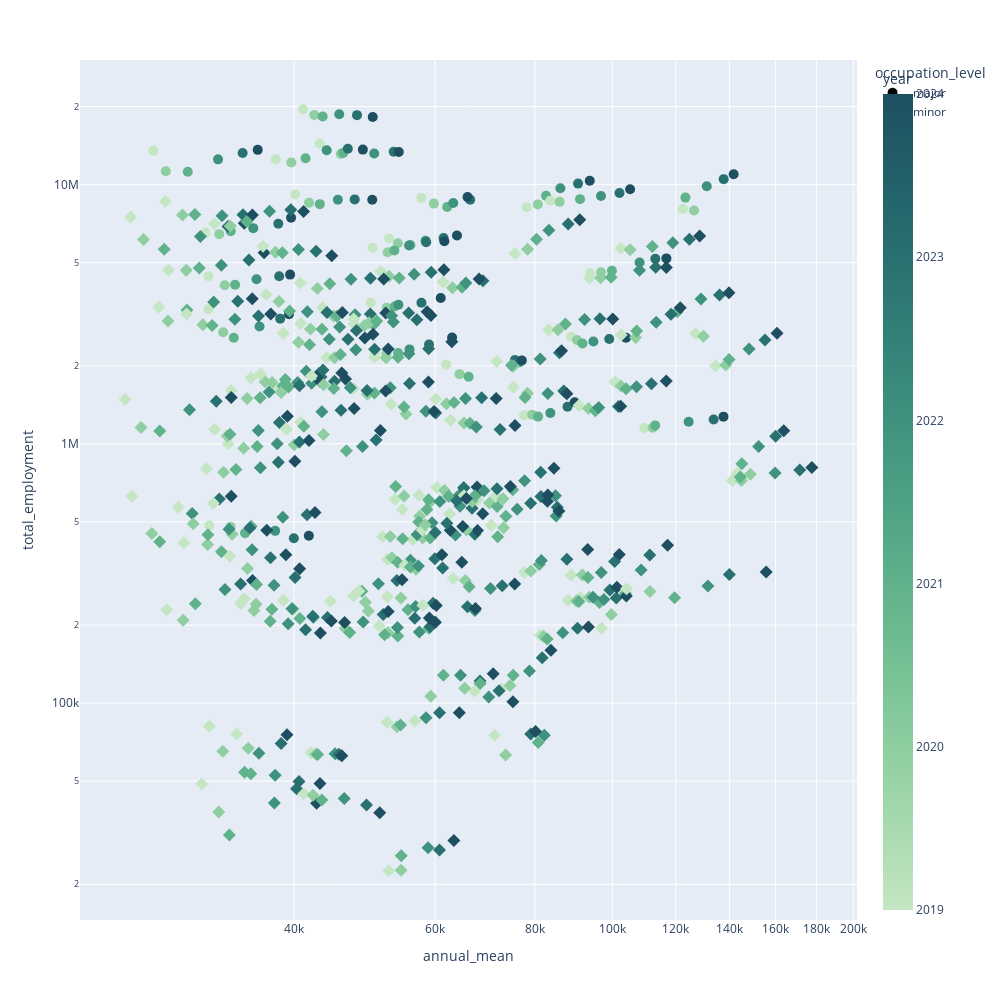

Here is the notebook cell this chart was saved with:
### Code cell
fig = px.scatter(
    df_aux, 
    x="annual_mean", 
    y="total_employment", 
    log_x=True, 
    log_y=True,
    symbol="occupation_level",
    color="year",
    color_continuous_scale="blugrn",
    hover_data="occupation_title",
    width=1000, 
    height=1000
)

fig.update_traces(marker=dict(size=10))
fig

### Figure 1 — Plotly figure (JSON) as saved in the notebook; plotly's stock layout.template omitted (floating-point values rounded to 4 significant figures; data arrays with more than 128 entries replaced by an {"elided": "..."} marker saying what was removed)
{"data": [{"customdata": {"elided": "132x1 str values"}, "hovertemplate": "occupation_level=major<br>annual_mean=%{x}<br>total_employment=%{y}<br>occupation_title=%{customdata[0]}<br>year=%{marker.color}<extra></extra>", "legendgroup": "major", "marker": {"color": {"elided": "132 int values"}, "coloraxis": "coloraxis", "size": 10, "symbol": "circle"}, "mode": "markers", "name": "major", "orientation": "v", "showlegend": true, "type": "scatter", "x": {"elided": "132 float values"}, "xaxis": "x", "y": {"elided": "132 float values"}, "yaxis": "y"}, {"customdata": {"elided": "564x1 str values"}, "hovertemplate": "occupation_level=minor<br>annual_mean=%{x}<br>total_employment=%{y}<br>occupation_title=%{customdata[0]}<br>year=%{marker.color}<extra></extra>", "legendgroup": "minor", "marker": {"color": {"elided": "564 int values"}, "coloraxis": "coloraxis", "size": 10, "symbol": "diamond"}, "mode": "markers", "name": "minor", "orientation": "v", "showlegend": true, "type": "scatter", "x": {"elided": "564 float values"}, "xaxis": "x", "y": {"elided": "564 float values"}, "yaxis": "y"}], "layout": {"coloraxis": {"colorbar": {"title": {"text": "year"}}, "colorscale": [[0, "rgb(196, 230, 195)"], [0.1667, "rgb(150, 210, 164)"], [0.3333, "rgb(109, 188, 144)"], [0.5, "rgb(77, 162, 132)"], [0.6667, "rgb(54, 135, 122)"], [0.8333, "rgb(38, 107, 110)"], [1, "rgb(29, 79, 96)"]]}, "height": 1000, "legend": {"title": {"text": "occupation_level"}, "tracegroupgap": 0}, "margin": {"t": 60}, "width": 1000, "xaxis": {"anchor": "y", "domain": [0, 1], "title": {"text": "annual_mean"}, "type": "log"}, "yaxis": {"anchor": "x", "domain": [0, 1], "title": {"text": "total_employment"}, "type": "log"}}}
